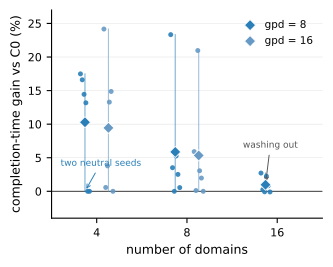

This chart was generated by the following Python code:
#!/usr/bin/env python3
# fig_headline_seeds.py -- Fig 7 redesign: raincloud-lite.
# Per-seed dots + mean diamond + min-max whisker, gpd=8 and gpd=16
# series. No bars, no box plots (n=6). Assert-gated against Table IV
# and S30 anchors (verify_headline_seeds.py, all passed 2026-07-15).
import csv, statistics as st
from collections import defaultdict
import fig_style
fig_style.apply()
import matplotlib.pyplot as plt

G8CSV, G16CSV = "scale_multiseed_gpd8_results.csv", "scale_multiseed_gpd16_results.csv"
OUT = "fig_headline_seeds_v3.pdf"
DARK, LIGHT = fig_style.CARTS_BLUE, "#6699C4"
ANCH_G8  = {4: (10.3, 6), 8: (5.9, 6), 16: (1.0, 4)}
ANCH_G16 = {4: (9.45, 6), 8: (5.34, 6)}
TOL = 0.05
XPOS = {4: 0, 8: 1, 16: 2}

def load(path):
    d = defaultdict(dict)
    for r in csv.DictReader(open(path)):
        d[int(r["num_domains"])][int(r["seed"])] = float(r["new_vs_c0"])
    return d

g8, g16 = load(G8CSV), load(G16CSV)
for anch, data in ((ANCH_G8, g8), (ANCH_G16, g16)):
    for dom, (em, eg) in anch.items():
        v = list(data[dom].values())
        assert len(v) == 6 and abs(st.mean(v) - em) <= TOL \
            and sum(1 for x in v if x >= 0) == eg, "anchor fail dom=%d" % dom
print("all anchors verified -- plotting")

fig, ax = plt.subplots(figsize=(3.5, 2.7))
JIT = [-0.05, -0.03, -0.01, 0.01, 0.03, 0.05]

def series(data, offset, color, label):
    first = True
    for dom in sorted(data):
        x0 = XPOS[dom] + offset
        v = [data[dom][s] for s in sorted(data[dom])]
        ax.plot([x0, x0], [min(v), max(v)], color=color,
                linewidth=0.8, alpha=0.6, zorder=2)
        ax.scatter([x0 + j for j in JIT], v, s=13, color=color,
                   alpha=0.9, linewidths=0, zorder=3)
        ax.scatter([x0], [st.mean(v)], marker="D", s=32, color=color,
                   edgecolors="white", linewidths=0.6, zorder=4,
                   label=label if first else None)
        first = False

series(g8,  -0.13, DARK,  "gpd = 8")
series(g16, +0.13, LIGHT, "gpd = 16")
ax.axhline(0, color="black", linewidth=0.6, zorder=1)
ax.set_xticks([0, 1, 2]); ax.set_xticklabels(["4", "8", "16"])
ax.set_xlim(-0.5, 2.5); ax.set_ylim(-4, 27)
ax.set_xlabel("number of domains")
ax.set_ylabel("completion-time gain vs C0 (%)")
ax.legend(loc="upper right", handletextpad=0.4)
ax.annotate("two neutral seeds",
            xy=(-0.13, 0.0), xytext=(-0.40, 3.8), fontsize=6.5,
            color=DARK, arrowprops=dict(arrowstyle="->", color=DARK, lw=0.7))
ax.annotate("washing out", xy=(1.87, 1.0), xytext=(1.62, 6.5),
            fontsize=6.5, color="#555555",
            arrowprops=dict(arrowstyle="->", color="#555555", lw=0.7))
fig.savefig(OUT)
print("wrote", OUT)
